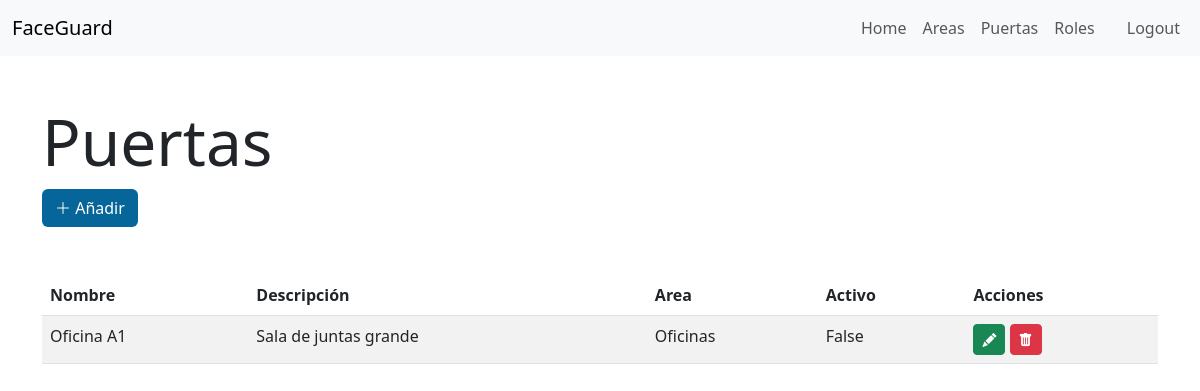
The page /puertas/ (signed in) on the database its author committed.
### areas/models.py (models this page shows, shortened)
class Puerta(models.Model):
    nombre = models.CharField(max_length=100)
    descripcion = models.TextField(blank=True)
    area = models.ForeignKey(Area, on_delete=models.CASCADE)
    activo = models.BooleanField(default=False)

class Area(models.Model):
    nombre  = models.CharField(max_length=100)
    descripcion = models.TextField(blank=True)
    activo = models.BooleanField(default=False)
    def __str__(self): #Metodo para que en el panel muestre el nombre del area
        return self.nombre

### areas/views.py (the view)
# urls.py: path('', puertas_listar, name='puertas_listar'),
@login_required
def puertas_listar(request):
    puertas = Puerta.objects.all()
    return render(request, 'puertas/puertas_listar.html', {'puertas': puertas})

### areas/templates/puertas/puertas_listar.html (shortened to what this page needs)
{% extends 'base.html' %}
{% load static %}
{% block content %}
<link rel="stylesheet" href="https://cdnjs.cloudflare.com/ajax/libs/twitter-bootstrap/5.3.0/css/bootstrap.min.css">
<link rel="stylesheet" href="https://cdn.datatables.net/2.1.8/css/dataTables.bootstrap5.css">
<link rel="stylesheet" href="{% static 'css/data_table.css' %}">
<div class="container mt-5">
    <h1 class="display-3">Puertas</h1>
    <table id="areasTable" class="table table-striped mt-5">
        <thead style="background-color: #066699 !important; color: white !important;">
            <a href="{% url 'puertas_crear' %}" class="btn" style="background-color: #066699; color: white;">
                <i class="bi bi-plus-lg"></i> Añadir
            </a>
            <tr>
                <th>Nombre</th>
                <th>Descripción</th>
                <th>Area</th>
                <th>Activo</th>
                <th>Acciones</th>
            </tr>
        </thead>
        <tbody>
            {% for puerta in puertas %}
            <tr>
                <td>{{ puerta.nombre }}</td>
                <td>{{ puerta.descripcion }}</td>
                <td>{{ puerta.area }}</td>
                <td>{{ puerta.activo }}</td>
                <td>
                    <a href="{% url 'puertas_editar' puerta.id %}" class="btn btn-sm btn-success">
                        <i class="bi bi-pencil-fill"></i>
                    </a>
                    <button type="button" class="btn btn-sm btn-danger" data-bs-toggle="modal" data-bs-target="#deleteModal{{ puerta.id }}">
                        <i class="bi bi-trash-fill"></i>
                    </button>
                </td>
            </tr>
            {% endfor %}
        </tbody>
    </table>
</div>
{% endblock %}

### rows shown on the page
Puerta: nombre "Oficina A1", descripcion "Sala de juntas grande", area "Oficinas", activo "False"
